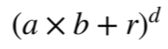
#> input picture Machine Learning/Support Vector Machine/Kernel Functions/Radial Basis Function/images/poly.png, 168 x 49 px, found by its file name
$ jupyter execute 'polynomial linear regression.ipynb'
#> lines starting #> are read from the running program, lines starting #| are printed output that depends on the picture
1. [Polynomial Linear Regression](#polynomial-linear-regression)

#### Polynomial Linear Regression:
- it is a variant from simple linear regression
- here it consist of 1 target variable and 1 independent variable
- used when the data is exponential in nature
- Overfitting:
    - when the sample used for training and building the best fit line is small
- Undefitting:
    - when the model is not fit with the best fit
    - outliers present in the data

[cell 1]
from PIL import Image
from IPython.display import display

img = Image.open('images/poly.png')
#> img is the input picture: PIL image 168x49 RGBA; mean R, G, B, A 237.2, 237.2, 237.2, 255
new_image = img.resize((340, 300))
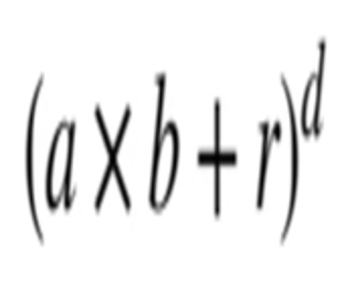
#> new_image: PIL image 340x300 RGBA; mean R, G, B, A 237.1, 237.1, 237.1, 255
display(new_image)
